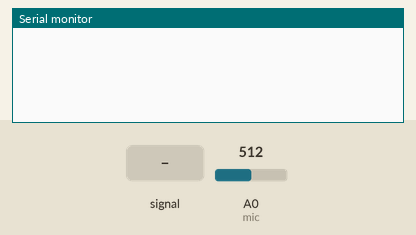
Recording of a sketch running on a simulated Arduino Uno, built with avr-gcc and run on an emulated ATmega328P. Shown: the last lines printed to the serial monitor. Inputs (shaded band) come from the test bench; at power-on: A0 (mic) = 512.

Above: at 1.2 s.
1.3 s: A0 (mic) fed a 200 Hz sine of ±81 counts around its level
At 1.42 s:
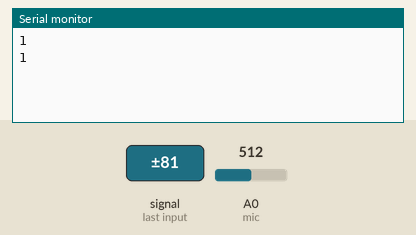
3.2 s: A0 (mic) set to 716
At 4.4 s:
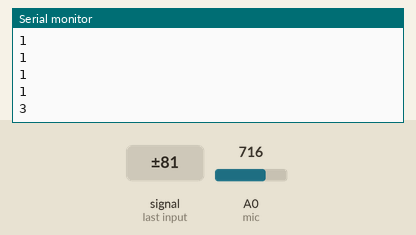
4.7 s: A0 (mic) fed a 1000 Hz sine of ±255 counts around its level
At 4.77 s:
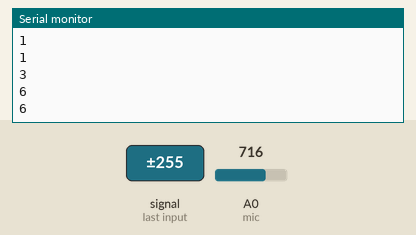
6.2 s: A0 (mic) set to 1023
At 6.22 s:
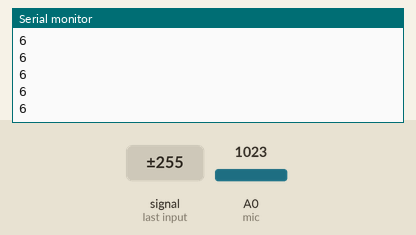
Timing chart, 0 to 8.7 s (numbered marks = the images above; inputs shaded):
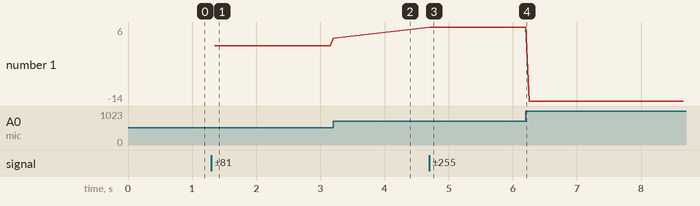

Measured:
- after the input at 1.3 s, the serial monitor: prints a new line after 0.05 s (image 1)
- after the input at 3.2 s, the serial monitor: prints a new line at once (image 2)
- after the input at 4.7 s, the serial monitor: prints a new line at once (image 3)
- plotted number 1: 1 → 3 after the input at 3.2 s, 3 → 6 after the input at 4.7 s, 6 → -14 after the input at 6.2 s

The sketch:

ExampleCode.ino
```cpp
// (licence header left out)
// Connect the MEMS AUD output to the Arduino A0 pin
int mic = A0;

// Variables to find the peak-to-peak amplitude of AUD output
const int sampleTime = 50;
int micOut;


void setup() {
  Serial.begin(9600);
}

void loop() {
   int micOutput = findPTPAmp();
   VUMeter(micOutput);
}


// Find the Peak-to-Peak Amplitude Function
int findPTPAmp(){
// Time variables to find the peak-to-peak amplitude
   unsigned long startTime= millis();  // Start of sample window
   unsigned int PTPAmp = 0;

// Signal variables to find the peak-to-peak amplitude
   unsigned int maxAmp = 0;
   unsigned int minAmp = 1023;

// Find the max and min of the mic output within the 50 ms timeframe
   while(millis() - startTime < sampleTime)
   {
      micOut = analogRead(mic);
      if( micOut < 1023) //prevent erroneous readings
      {
        if (micOut > maxAmp)
        {
          maxAmp = micOut; //save only the max reading
        }
        else if (micOut < minAmp)
        {
          minAmp = micOut; //save only the min reading
        }
      }
   }

  PTPAmp = maxAmp - minAmp; // (max amp) - (min amp) = peak-to-peak amplitude
  double micOut_Volts = (PTPAmp * 3.3) / 1024; // Convert ADC into voltage

  //Uncomment this line for help debugging (be sure to also comment out the VUMeter function)
  //Serial.println(PTPAmp);

  //Return the PTP amplitude to use in the soundLevel function.
  // You can also return the micOut_Volts if you prefer to use the voltage level.
  return PTPAmp;
}

// Volume Unit Meter function: map the PTP amplitude to a volume unit between 0 and 10.
int VUMeter(int micAmp){
  int preValue = 0;

  // Map the mic peak-to-peak amplitude to a volume unit between 0 and 10.
   // Amplitude is used instead of voltage to give a larger (and more accurate) range for the map function.
   // This is just one way to do this -- test out different approaches!
  int fill = map(micAmp, 23, 750, 0, 10);

  // Only print the volume unit value if it changes from previous value
  while(fill != preValue)
  {
    Serial.println(fill);
    preValue = fill;
  }
}
```
